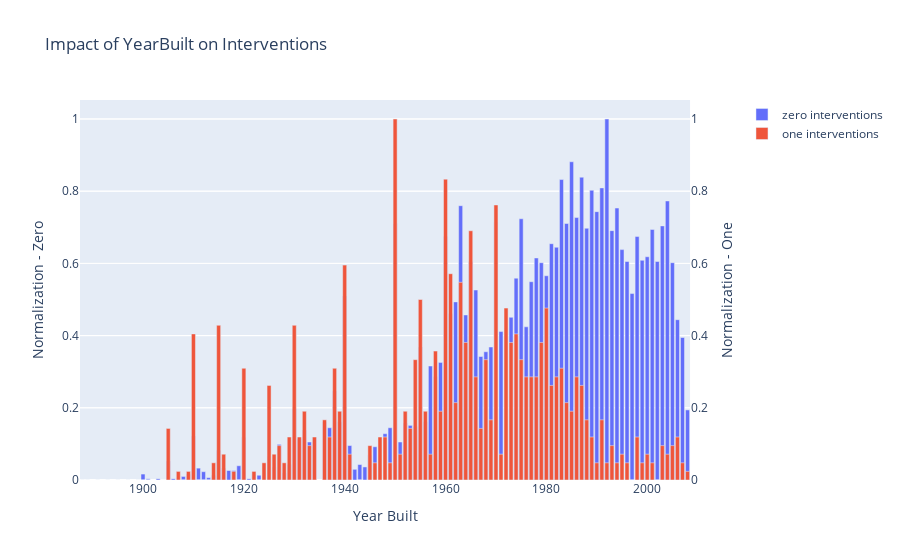

The code cell stored with this chart in its notebook:
### Code cell
import plotly.graph_objects as go
from plotly.subplots import make_subplots

# Create figure with secondary y-axis
fig = make_subplots(specs=[[{"secondary_y": True}]])

# Add traces
fig.add_trace(
    go.Bar(x=df4['yearBuilt'], y=df4['normalization'], name="zero interventions"),
    secondary_y=False,
)

fig.add_trace(
    go.Bar(x=df5['yearBuilt'], y=df5['normalization'], name="one interventions"),
    secondary_y=True,
)

fig.update_layout(
    title_text="Double Y Axis Example"
)

# Add figure title
fig.update_layout(
    title_text="Impact of YearBuilt on Interventions"
)

# Set x-axis title
fig.update_xaxes(title_text="Year Built")

# Set y-axes titles
fig.update_yaxes(title_text="Normalization - Zero ", secondary_y=False)
fig.update_yaxes(title_text="Normalization - One ", secondary_y=True)

fig.show()
